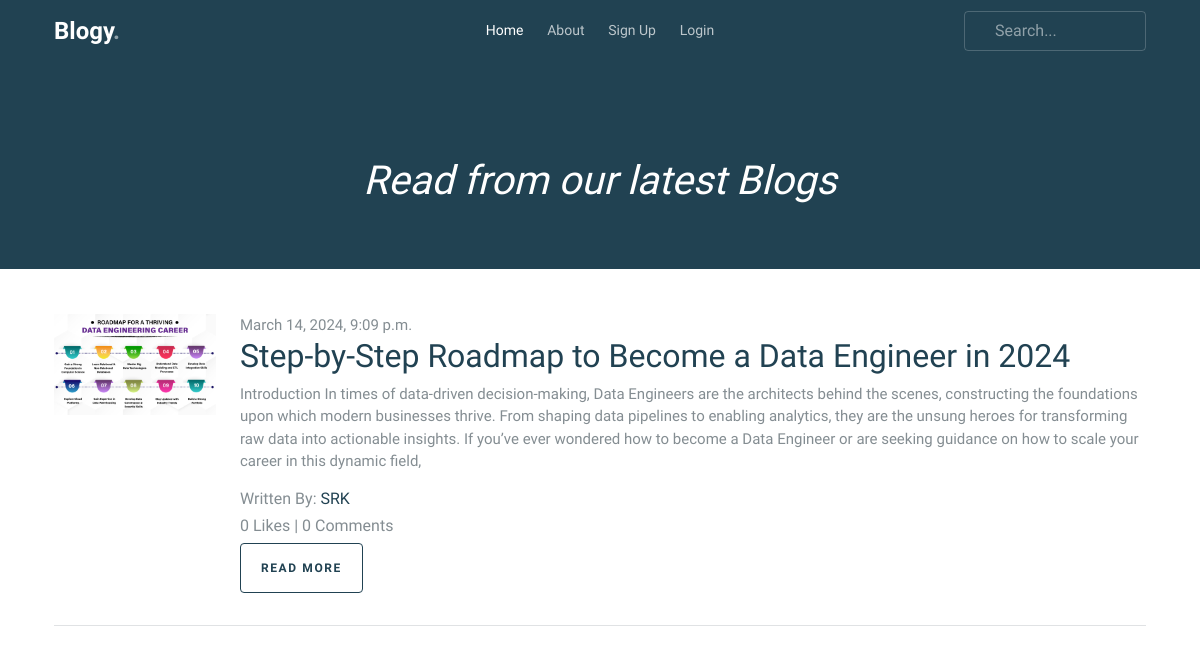
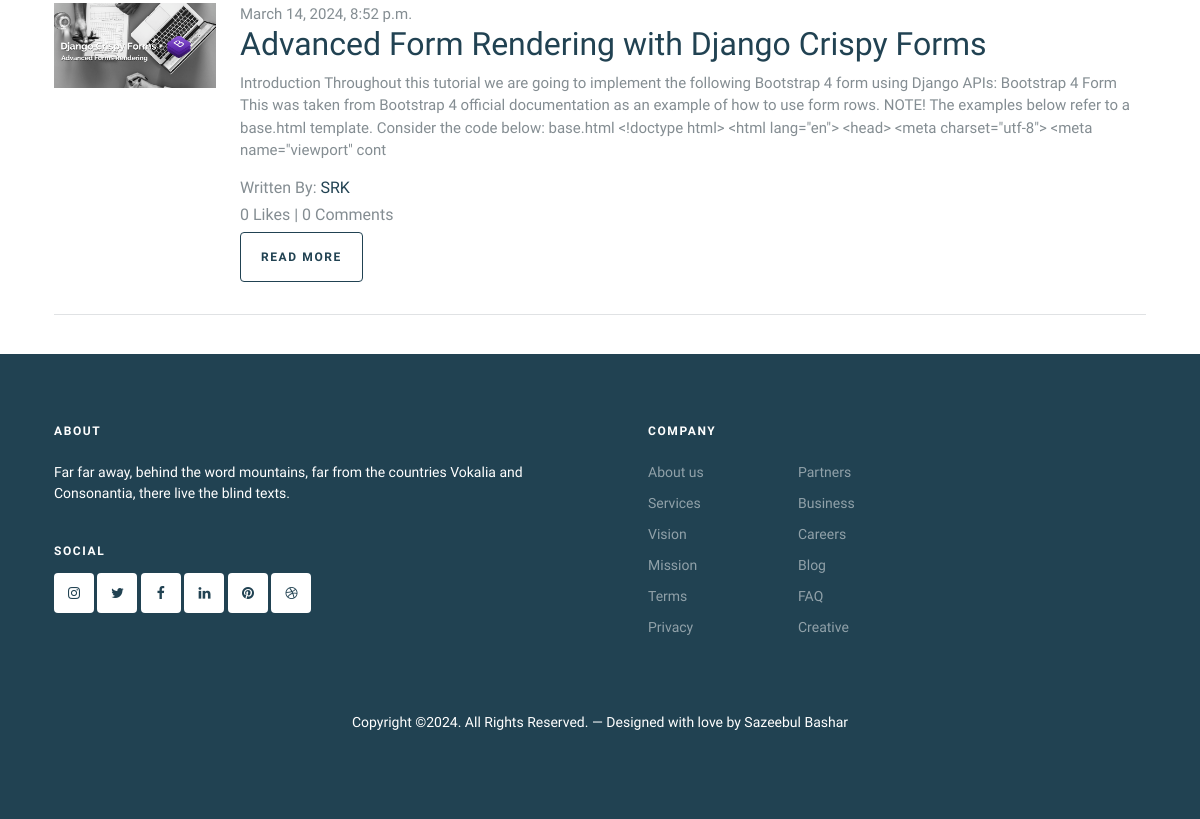
The page /blog/ on the database as committed earlier (2 pictures, top to bottom).
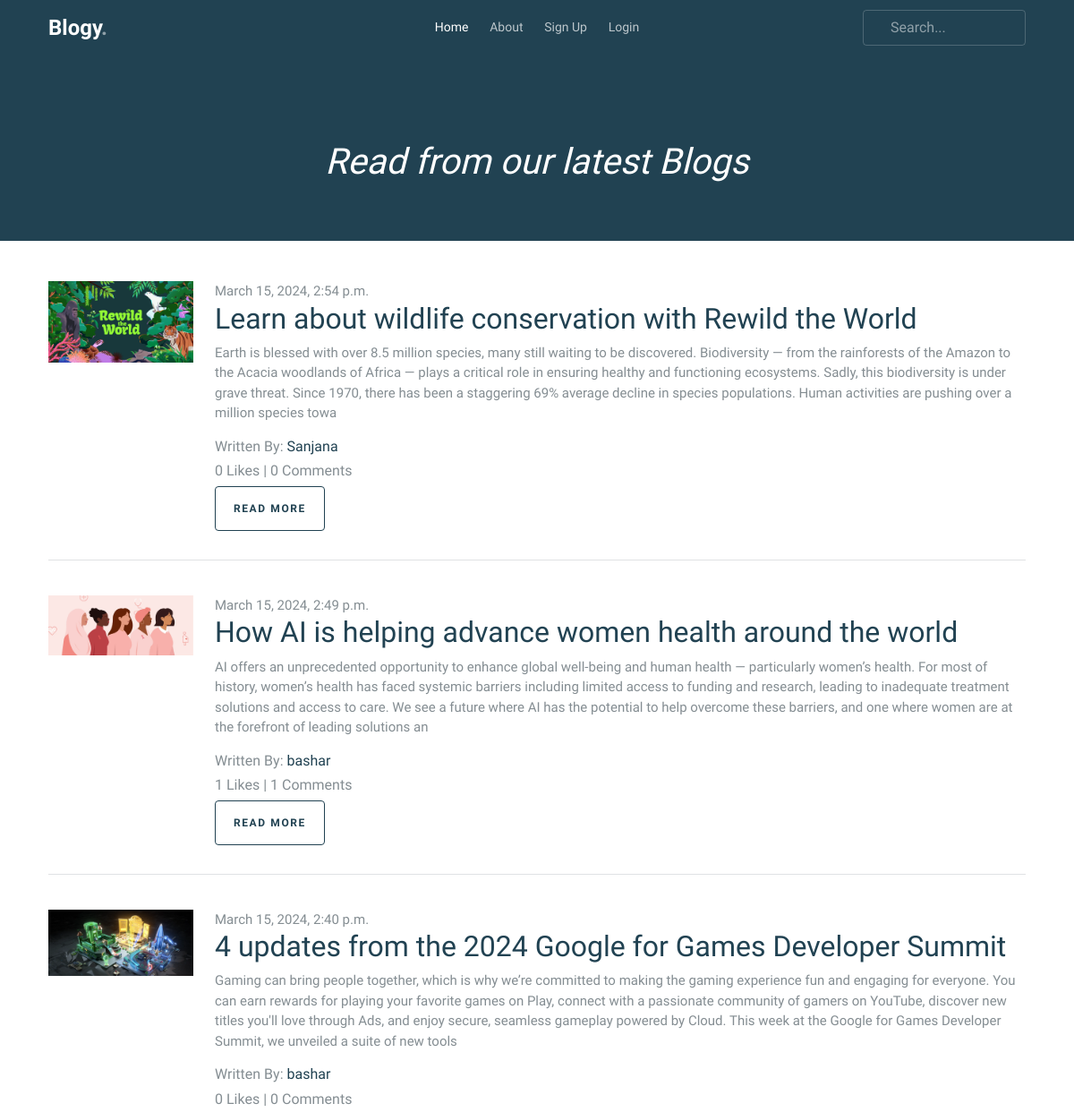
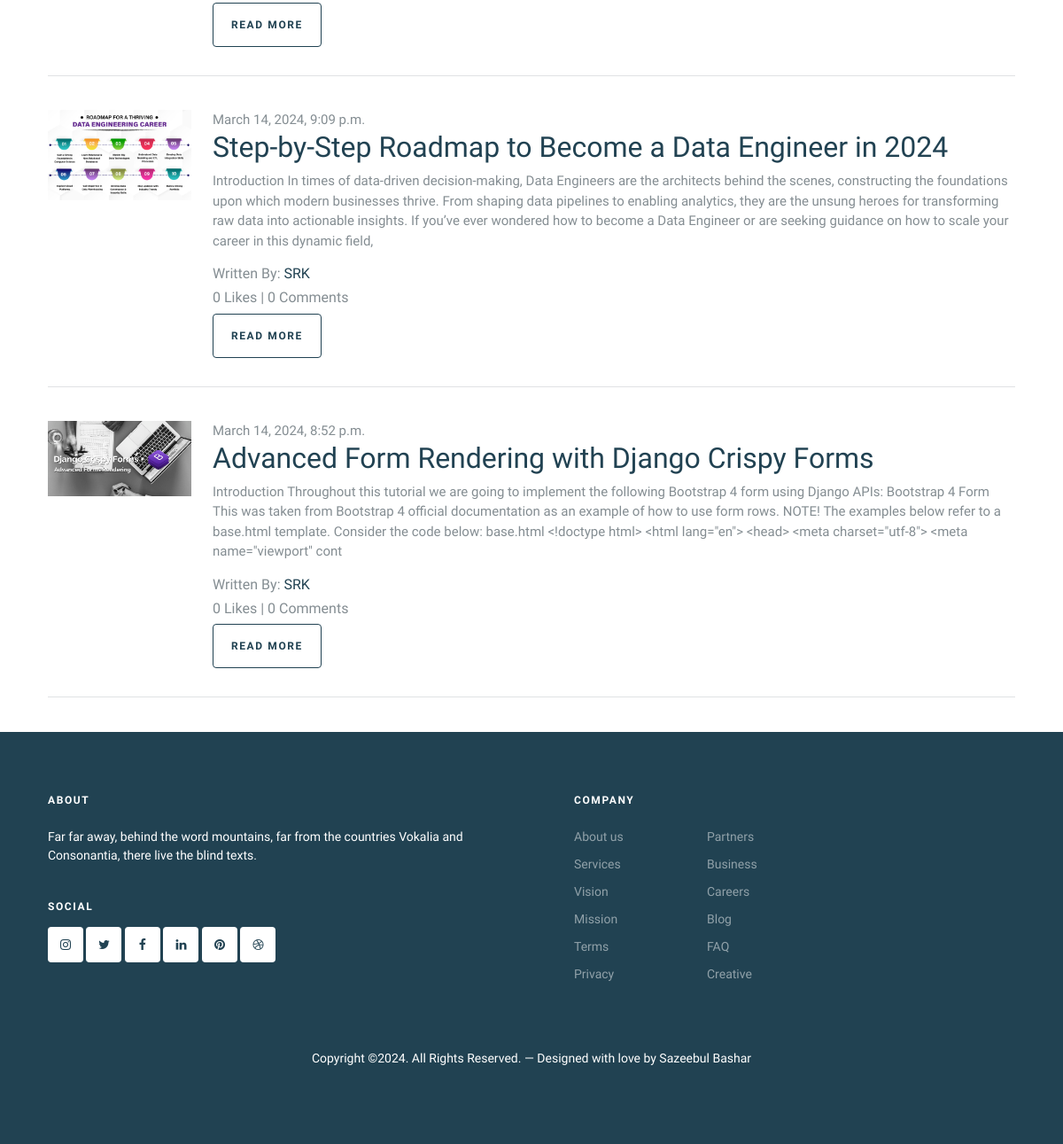
The same page on the database as committed later (2 pictures, top to bottom).
### App_Blog/models.py (models this page shows, shortened)
class Blog(models.Model):
    author = models.ForeignKey(User, on_delete=models.CASCADE, related_name='post_author')
    blog_title = models.CharField(max_length=264, verbose_name="Put a Title")
    slug = models.SlugField(max_length=264, unique=True)
    blog_content = models.TextField(verbose_name="What is on your mind")
    blog_image = models.ImageField(upload_to='blog_images', verbose_name="Image")
    publish_date = models.DateTimeField(auto_now_add=True)
    update_date = models.DateTimeField(auto_now=True)
    class Meta:
        ordering = ['-publish_date']

### App_Blog/views.py (the view)
# urls.py: path('', views.BlogList.as_view(), name= 'blog_list'),
class BlogList(ListView):
    context_object_name = 'blogs'
    model = Blog
    template_name = 'App_Blog/blog_page.html'

### App_Blog/templatetags/custom_filters.py (called while the page is built)
def range_filter(value):
    return value[0:432]

### templates/App_Blog/blog_page.html (shortened to what this page needs)
{% extends 'base.html' %}
{% load custom_filters %}
{% block body_block %}
    <div class="hero overlay inner-page bg-primary py-5">
        <div class="row align-items-center justify-content-center text-center pt-5">
            <div class="col-lg-6">
            <h1 class="heading text-white mb-3" data-aos="fade-up"><i class="text-center"><h1>Read from our latest Blogs</h1></i></h1>
            </div>
        </div>
    </div>
      <br><br>
      {% for blog in blogs %}
          <div class="container">
            <div class="blog-entry d-flex blog-entry-search-item">
                <div class="row">
                    <div class="col-sm-2">
                        <a href="single.html" class="img-link me-4">
                            <img src="/media/{{blog.blog_image}}" alt="Image" class="img-fluid">
                          </a>
                    </div>
                    <div class="col-sm-10">
                        <div>
                            <span class="date">{{blog.publish_date}}  </span>
                            <h2><a href="single.html"> {{blog.blog_title}} </a></h2>
                            <p>{{blog.blog_content | range_filter }}  </p>
                            <h6>Written By: <a href="#">{{blog.author}}</a></h6>
                            <h6> {{blog.liked_blog.count}} Likes | {{blog.blog_comment.count}} Comments </h6>
                            <p><a href="{% url 'App_Blog:blog_details' slug=blog.slug %}" class="btn btn-sm btn-outline-primary">Read More</a></p>
                          </div>
                    </div>
                </div>
              </div>
              <hr><br>
          </div>
      {% endfor %}
{% endblock  %}

### templates/base.html (shortened to what this page needs)
<!DOCTYPE html>
{% load static %}
<html lang="en">
<head>
	{% load bootstrap5 %}
	{% bootstrap_css %}
	<link rel="stylesheet" href="{% static 'fonts/icomoon/style.css' %}">
	<link rel="stylesheet" href="{% static 'fonts/flaticon/font/flaticon.css' %}">
	<link rel="stylesheet" href="https://cdn.linearicons.com/free/1.0.0/icon-font.min.css">
	<link rel="stylesheet" href="https://cdnjs.cloudflare.com/ajax/libs/font-awesome/6.5.1/css/all.min.css">
	<link rel="stylesheet" href="{% static 'css/tiny-slider.css' %}">
	<link rel="stylesheet" href="{% static 'css/aos.css' %}">
	<link rel="stylesheet" href="{% static 'css/glightbox.min.css' %}">
	<link rel="stylesheet" href="{% static 'css/style.css' %}">
	<link rel="stylesheet" href="{% static 'css/flatpickr.min.css' %}">
</head>
<body>
	<nav class="site-nav">
		<div class="container">
			<div class="menu-bg-wrap">
				<div class="site-navigation">
					<div class="row g-0 align-items-center">
						<div class="col-2">
							<a href="{% url 'App_Blog:blog_list' %}" class="logo m-0 float-start">Blogy<span class="text-primary">.</span></a>
						</div>
						<div class="col-8 text-center">
							<ul class="js-clone-nav d-none d-lg-inline-block text-start site-menu mx-auto">
								<li class="active"><a href="{% url 'App_Blog:blog_list' %}">Home</a></li>
								<li><a href="#">About</a></li>
								{% if user.is_authenticated %}
								<li class="has-children">
									<a href="#">Profile</a>
									<ul class="dropdown">
										<li><a href='{% url "App_Blog:write_blog" %}'>Create Blog</a></li>
										<li><a href='{% url "App_Blog:my_blog" %}'>My Blogs</a></li>
										<hr>
										<li><a href='{% url "App_Login:profile" %}'> {{ user.username }}</a></li>
										<li><a href='{% url "App_Login:logout" %}'>Logout</a></li>
								</li>
								{% else %}
								<li><a href='{% url "App_Login:signup" %}'>Sign Up</a></li>
								<li><a href='{% url "App_Login:login" %}'>Login</a></li>
								{% endif %}
							</ul>
						</div>
						<div class="col-2 text-end">
							<form action="#" class="search-form d-none d-lg-inline-block">
								<input type="text" class="form-control" placeholder="Search...">
							</form>
						</div>
					</div>
				</div>
			</div>
		</div>
	</nav>
      {% block body_block %}
      {% endblock %}
	<footer class="site-footer">
		<div class="container">
			<div class="row">
				<div class="col-lg-6">
					<div class="widget">
						<h3 class="mb-4">About</h3>
						<p>Far far away, behind the word mountains, far from the countries Vokalia and Consonantia, there live the blind texts.</p>
					</div>
					<div class="widget">
						<h3>Social</h3>
						<ul class="list-unstyled social">
							<li><a href="#"><span class="icon-instagram"></span></a></li>
							<li><a href="#"><span class="icon-twitter"></span></a></li>
							<li><a href="#"><span class="icon-facebook"></span></a></li>
							<li><a href="#"><span class="icon-linkedin"></span></a></li>
							<li><a href="#"><span class="icon-pinterest"></span></a></li>
							<li><a href="#"><span class="icon-dribbble"></span></a></li>
						</ul>
					</div>
				</div>
				<div class="col-lg-6 ps-lg-5">
					<div class="widget">
						<h3 class="mb-4">Company</h3>
						<ul class="list-unstyled float-start links">
							<li><a href="#">About us</a></li>
							<li><a href="#">Services</a></li>
							<li><a href="#">Vision</a></li>
							<li><a href="#">Mission</a></li>
							<li><a href="#">Terms</a></li>
							<li><a href="#">Privacy</a></li>
						</ul>
						<ul class="list-unstyled float-start links">
							<li><a href="#">Partners</a></li>
							<li><a href="#">Business</a></li>
							<li><a href="#">Careers</a></li>
							<li><a href="#">Blog</a></li>
							<li><a href="#">FAQ</a></li>
							<li><a href="#">Creative</a></li>
						</ul>
					</div>
				</div>
			</div>
			<div class="row mt-5">
				<div class="col-12 text-center">
            <p>Copyright &copy;<script>document.write(new Date().getFullYear());</script>. All Rights Reserved. &mdash; Designed with love by Sazeebul Bashar
            </p>
          </div>
        </div>
      </div>
    </footer>
</body>
</html>

Rows that differ between the two databases and show on the page:
added Blog: blog_image (picture), publish_date "March 15, 2024, 2:54 p.m.", blog_title "Learn about wildlife conservation with Rewild the World", blog_content|range_filter "Earth is blessed with over 8.5 million species, many still waiting to be discovered. Biodiversity — from the rainforests of the Amazon to the Acacia woodlands of Africa — plays a critical role in ensuring healthy and functioning ecosystems. Sadly, this biodiversity is under grave threat. Since 1970, there has been a staggering 69% average decline in species populations. Human activities are pushing over a million species towa", author "Sanjana", liked_blog.count "0", blog_comment.count "0"
added Blog: blog_image (picture), publish_date "March 15, 2024, 2:49 p.m.", blog_title "How AI is helping advance women health around the world", blog_content|range_filter "AI offers an unprecedented opportunity to enhance global well-being and human health — particularly women’s health. For most of history, women’s health has faced systemic barriers including limited access to funding and research, leading to inadequate treatment solutions and access to care. We see a future where AI has the potential to help overcome these barriers, and one where women are at the forefront of leading solutions an", author "bashar", liked_blog.count "1", blog_comment.count "1"
added Blog: blog_image (picture), publish_date "March 15, 2024, 2:40 p.m.", blog_title "4 updates from the 2024 Google for Games Developer Summit", blog_content|range_filter "Gaming can bring people together, which is why we’re committed to making the gaming experience fun and engaging for everyone. You can earn rewards for playing your favorite games on Play, connect with a passionate community of gamers on YouTube, discover new titles you'll love through Ads, and enjoy secure, seamless gameplay powered by Cloud. This week at the Google for Games Developer Summit, we unveiled a suite of new tools", author "bashar", liked_blog.count "0", blog_comment.count "0"
